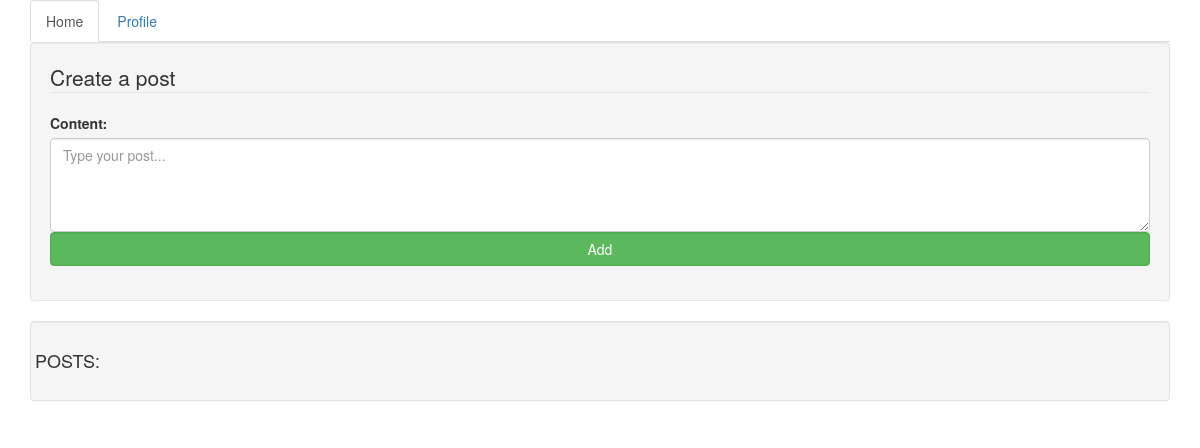
Before: /html/main/main.php with the older database file.
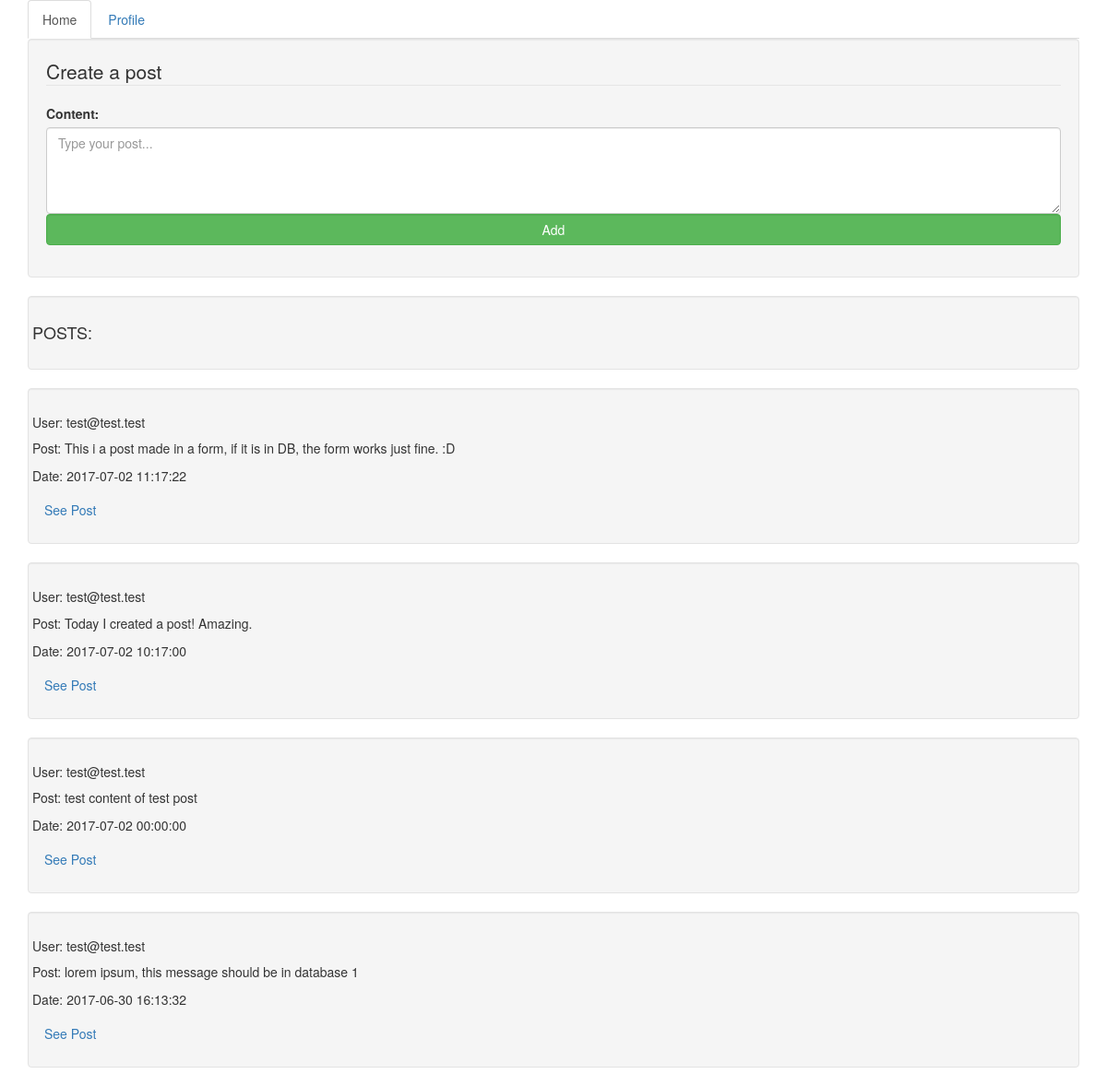
After: the same page with the newer database file.
### tables this page shows
CREATE TABLE `post` (
  `id` int(11) NOT NULL AUTO_INCREMENT,
  `content` varchar(240) DEFAULT NULL,
  `user_id` int(11) NOT NULL,
  `dateOfCreation` datetime NOT NULL,
  PRIMARY KEY (`id`),
  KEY `user_id` (`user_id`),
  CONSTRAINT `post_ibfk_1` FOREIGN KEY (`user_id`) REFERENCES `user` (`id`)
);

CREATE TABLE `user` (
  `id` int(11) NOT NULL AUTO_INCREMENT,
  `email` varchar(255) DEFAULT NULL,
  `hashed_password` varchar(255) DEFAULT NULL,
  PRIMARY KEY (`id`),
  UNIQUE KEY `email` (`email`)
);

### php/classes/postClass.php (called while the page is built, shortened)
<?php
class post{
    private $id;
    private $content;
    private $dateOfCreation;
    public function __construct() {
        $this->id = NULL;
    }
    function getId() {
        return $this->id;
    }
    function getContent() {
        return $this->content;
    }
    function getDateOfCreation() {
        return $this->dateOfCreation;
    }
    function setId($id){
        $this->id= $id;
        return $this;
    }
    function setUser_id($user_id) {
        return $this;
    }
    function setContent($content) {
        $this->content = $content;
        return $this;
    }
    function setDateOfCreation($dateOfCreation) {
        $this->dateOfCreation = $dateOfCreation;
        return $this;
    }
}
class postWithEmail extends post{
    private $email;
    function getEmail() {
        return $this->email;
    }
    function setEmail($email) {
        $this->email = $email;
    }
    public function __construct() {
        $this->email = '';
    }
    static public function loadAllPostsWithUserEmailOrderedByTime($conn){
        $sql = "SELECT user.email as email, post.content as content, post.dateOfCreation as dateOfCreation, post.id as post_id FROM post JOIN user ON user.id = post.user_id ORDER BY post.dateOfCreation DESC";
        $ret = [];
        $result = $conn->query($sql);
        if($result !== false && $result->rowCount() > 0){
            foreach($result as $row){
                $loadPostWitEmail = new postWithEmail();
                $loadPostWitEmail->setEmail($row['email']);
                $loadPostWitEmail->setContent($row['content']);
                $loadPostWitEmail->setDateOfCreation($row['dateOfCreation']);
                $loadPostWitEmail->setId($row['post_id']);
                $ret[] = $loadPostWitEmail;
            }
        }
        return $ret;
    }
}

### html/renderFunction.php (called while the page is built)
<?php
        function render($path, $data){
            $html = file_get_contents($path);
            foreach($data as $key => $value){
                $html = str_replace('{{'.$key.'}}',$value,$html);
            }
            return $html;
        }
?>

### html/main/main.php (the view, shortened to what this page needs)
<?php
    require_once __DIR__.'/../../php/classes/postClass.php';
    require_once __DIR__.'/../renderFunction.php';
    $conn = new PDO("mysql:host=".DB_HOST.";dbname=".DB_NAME, DB_USER, DB_PASS);
?>
<!DOCTYPE html>
<html>
    <head>
        <link rel="stylesheet" href="https://maxcdn.bootstrapcdn.com/bootstrap/3.3.7/css/bootstrap.min.css">
    </head>
    <body>
        <div class="container">
            <ul class="nav nav-tabs">
                <li class="active"><a href="http://localhost/myOwnSmallTwitter/html/main%20/main.php">Home</a></li>
                <li><a href="http://localhost/myOwnSmallTwitter/html/user_site/userSiteMaker.php">Profile</a></li>
            </ul>
            <div class="well">
                <form action="" method="post">
                    <legend>Create a post</legend>
                    <div class="form-group">
                        <label for='content'>Content:</label>
                        <textarea class="form-control" name='content' id='content' rows="4" placeholder="Type your post..."></textarea>
                        <button type="submit" class="btn btn-success form-control">Add</button>
                    </div>
                </form>
            </div>
            <div class="well">
                <div class="row">
                    <h4>POSTS:</h4>
                </div>
            </div>
            <?php
                $allPosts = postWithEmail::loadAllPostsWithUserEmailOrderedByTime($conn);
                foreach($allPosts as $postWithEmailObject){
                    $data = [
                        'email' => $postWithEmailObject->getEmail(),
                        'content' => $postWithEmailObject->getContent(),
                        'date'    => $postWithEmailObject->getDateOfCreation(),
                        'post_id' => $postWithEmailObject->getId()
                    ];
                 echo render('postTemplate.html', $data);
                }
            ?>
        </div>
    </body>
</html>

Changed rows visible on the page:
added post: render('postTemplate.html', $data) "User: test@test.test Post: This i a post made in a form, if it is in DB, the form works just fine. :D Date: 2017-07-02 11:17:22 See Post"
added post: render('postTemplate.html', $data) "User: test@test.test Post: Today I created a post! Amazing. Date: 2017-07-02 10:17:00 See Post"
added post: render('postTemplate.html', $data) "User: test@test.test Post: test content of test post Date: 2017-07-02 00:00:00 See Post"
added post: render('postTemplate.html', $data) "User: test@test.test Post: lorem ipsum, this message should be in database 1 Date: 2017-06-30 16:13:32 See Post"
